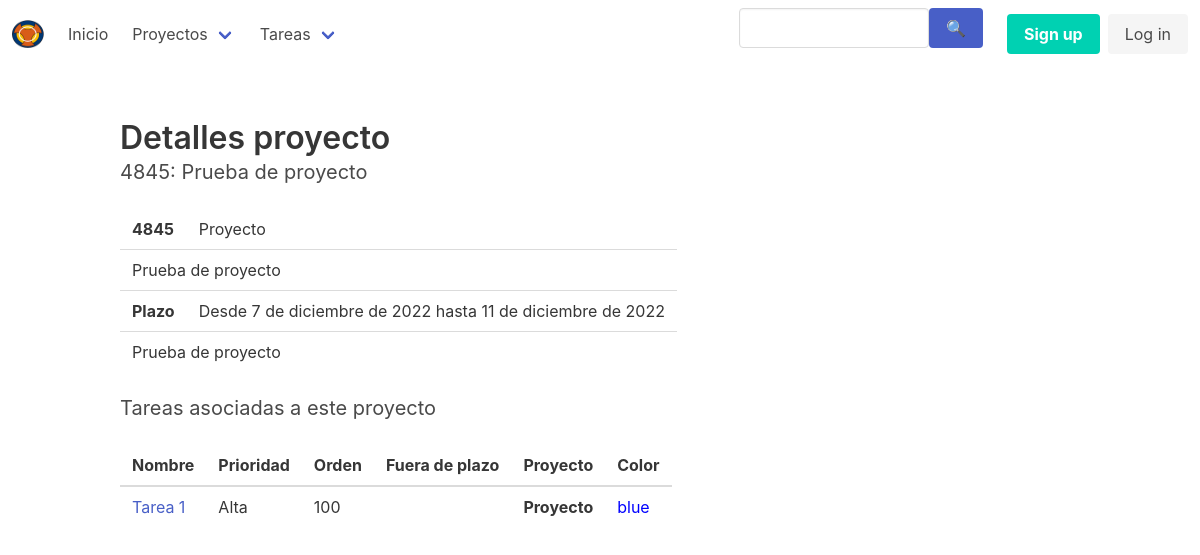
The app's page /projects/1/, older data.
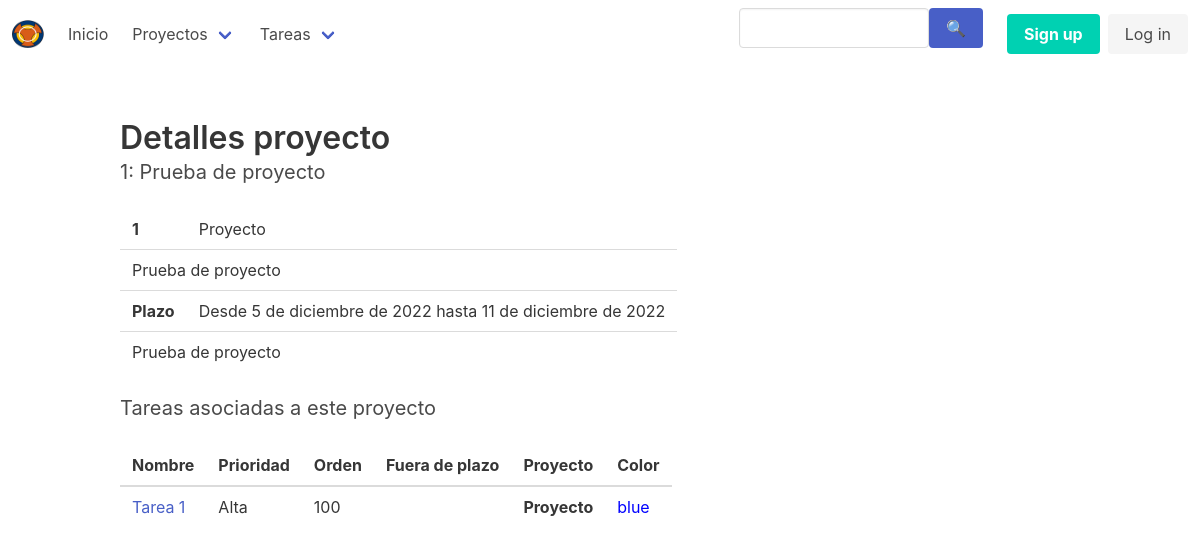
The same page, newer data.
### tasks/models.py (models this page shows, shortened)
class Project(models.Model):
    class Meta:
        verbose_name = 'Proyecto'
        verbose_name_plural = 'Proyectos'
        ordering = ['code']
    name = models.CharField(max_length=250)
    code = models.SlugField(max_length=4, unique=True)
    description = models.TextField()
    start_date = models.DateField()
    end_date  = models.DateField()
    def __str__(self):
        return f'{self.code}: {self.description}'

### tasks/views.py (the view)
# urls.py: path('projects/<int:pk>/', tasks.views.detalle_proyecto, name='detalle_proyecto'),
def detalle_proyecto(request, pk):
    project = models.Project.objects.get(pk=pk)
    tareas = project.task_set.all()
    return render(request, 'tasks/detalle_proyecto.html', {
        'project': project,
        'tareas': tareas,
    })

### tasks/models.py (called while the page is built)
def hoy():
    return timezone.now().date()

    def is_due(self) -> bool:
        if self.due_date is None:
            return False
        return self.due_date <= hoy()

### tasks/templates/tasks/detalle_proyecto.html (shortened to what this page needs)
{% extends 'tasks/base.html' %}
{% block content %}
<h2 class="title">Detalles proyecto</h2>
<h3 class="subtitle">{{ project }}</h2>
<table class="table">
    <tr>
        <th>{{ project.code }}</th>
        <td>{{ project.name }}</td>
    </tr>
    <tr>
        <td colspan="2">{{ project.description }}</td>
    </tr>
    <tr>
        <th>Plazo</th>
        <td>Desde {{ project.start_date }} hasta {{ project.end_date }}</td>
    </tr>
    <tr>
        <td colspan="2">
            {{ project.description }}
        </td>
    </tr>
</table>
<h2 class="subtitle">Tareas asociadas a este proyecto</h2>
{% include 'tasks/includes/task_table.html' with tareas=project.task_set.all %}
{% endblock content %}

Row changes from the older to the newer data that the page shows:
changed Project "Proyecto": code+description "4845: Prueba de proyecto" → "1: Prueba de proyecto"; code "4845" → "1"; start_date "7 de diciembre de 2022" → "5 de diciembre de 2022"
